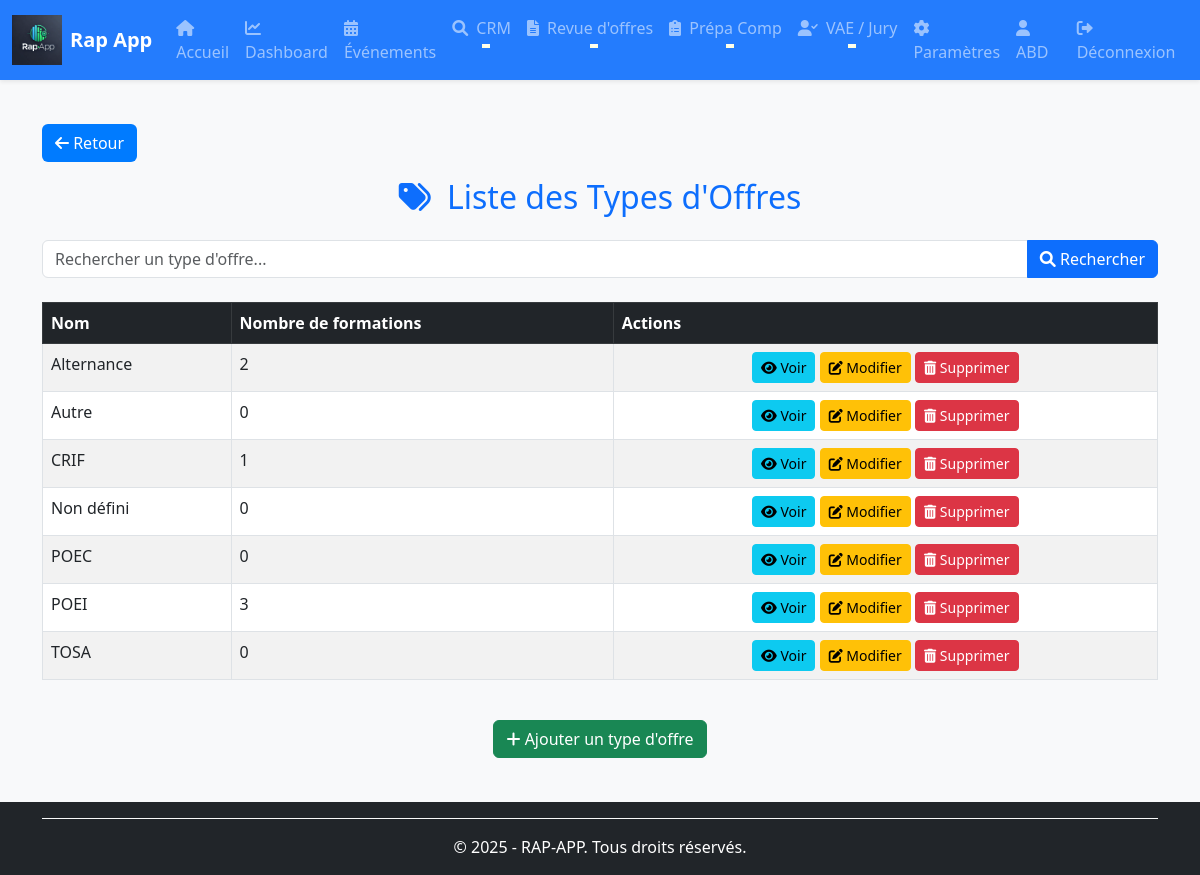
The page /types-offres/ (signed in) on the database its author committed.
### rap_app/models/types_offre.py (models this page shows, shortened)
class TypeOffre(BaseModel):
    CRIF = 'crif'
    ALTERNANCE = 'alternance'
    POEC = 'poec'
    POEI = 'poei'
    TOSA = 'tosa'
    AUTRE = 'autre'
    NON_DEFINI = 'non_defini'
    TYPE_OFFRE_CHOICES = [
        (CRIF, 'CRIF'),
        (ALTERNANCE, 'Alternance'),
        (POEC, 'POEC'),
        (POEI, 'POEI'),
        (TOSA, 'TOSA'),
        (AUTRE, 'Autre'),
        (NON_DEFINI, 'Non défini'),
    ]
    COULEURS_PAR_DEFAUT = {
        CRIF: "#4e73df",         # Bleu
        ALTERNANCE: "#1cc88a",   # Vert
        POEC: "#f6c23e",         # Jaune
        POEI: "#e74a3b",         # Rouge
        TOSA: "#6f42c1",         # Violet
        AUTRE: "#20c997",        # Turquoise
        NON_DEFINI: "#6c757d",   # Gris
    }
    nom = models.CharField(
        max_length=100,
        choices=TYPE_OFFRE_CHOICES,
        default=NON_DEFINI,
        verbose_name="Type d'offre",
        help_text="Sélectionnez le type d'offre de formation parmi les choix prédéfinis"
    )
    autre = models.CharField(
        max_length=255,
        blank=True,
        verbose_name="Autre (personnalisé)",
        help_text="Si vous avez choisi 'Autre', précisez le type d'offre personnalisé"
    )
    couleur = models.CharField(
        max_length=7,
        default='#6c757d',
        verbose_name="Couleur associée (hexadécimal)",
        help_text="Code couleur hexadécimal (ex: #FF5733) pour l'affichage visuel"
    )
    def __str__(self):
        if self.nom == self.AUTRE and self.autre:
            return self.autre
        return self.get_nom_display()
    class Meta:
        verbose_name = "Type d'offre"
        verbose_name_plural = "Types d'offres"
        ordering = ['nom']
        constraints = [
            models.UniqueConstraint(
                fields=['autre'],
                name='unique_autre_non_null',
                condition=models.Q(nom='autre', autre__isnull=False)
            )
        ]
        indexes = [
            models.Index(fields=['nom']),
            models.Index(fields=['autre']),
        ]

### rap_app/views/types_offre_views.py (the view)
# urls.py: path('types-offres/', types_offre_views.TypeOffreListView.as_view(), name='type-offre-list'),
class TypeOffreListView(BaseListView):
    model = TypeOffre
    context_object_name = 'types_offre'
    template_name = "types_offres/typeoffre_list.html"
    def get_queryset(self):
        queryset = super().get_queryset().annotate(
            nb_formations=Count('formations', distinct=True)
        )
        logger.debug(f"TypeOffreListView: Requête initiale avec {queryset.count()} types d'offre")
        q = self.request.GET.get('q')
        if q:
            queryset = queryset.filter(
                Q(nom__icontains=q) |
                Q(autre__icontains=q)
            )
            logger.debug(f"TypeOffreListView: Recherche de '{q}' avec {queryset.count()} résultats")
        return queryset.order_by('nom')
    def get_context_data(self, **kwargs):
        context = super().get_context_data(**kwargs)
        context['filters'] = {
            'q': self.request.GET.get('q', ''),
        }
        context['stats'] = {
            'total': TypeOffre.objects.count(),
            'with_formations': TypeOffre.objects.filter(formations__isnull=False).distinct().count(),
            'without_formations': TypeOffre.objects.filter(formations__isnull=True).count(),
            'custom_types': TypeOffre.objects.filter(nom=TypeOffre.AUTRE).count(),
        }
        return context

### rap_app/views/base_views.py (called while the page is built)
    def get_queryset(self):
        queryset = super().get_queryset()
        logger.debug(f"Liste {self.model.__name__} récupérée, {queryset.count()} éléments")
        return queryset

    def dispatch(self, request, *args, **kwargs):
        logger.info(f"Accès à la liste {self.model.__name__} par {request.user}")
        return super().dispatch(request, *args, **kwargs)

### rap_app/templates/types_offres/typeoffre_list.html
{% extends "base.html" %}
{% block content %}
<div class="container mt-4">
    {% include "composants/bouton_retour.html" %}
    <h2 class="text-primary text-center mb-4"><i class="fas fa-tags me-2"></i> Liste des Types d'Offres</h2>
    <form method="GET" class="mb-4">
        <div class="input-group">
            <input type="text" name="q" class="form-control" value="{{ filters.q }}" placeholder="Rechercher un type d'offre...">
            <button type="submit" class="btn btn-primary"><i class="fas fa-search"></i> Rechercher</button>
        </div>
    </form>
    <div class="table-responsive">
        <table class="table table-striped table-bordered">
            <thead class="table-dark">
                <tr>
                    <th>Nom</th>
                    <th>Nombre de formations</th>
                    <th>Actions</th>
                </tr>
            </thead>
            <tbody>
                {% for type_offre in types_offre %}
                <tr>
                    <td>{{ type_offre }}</td>
                    <td>{{ type_offre.nb_formations }}</td>
                    <td class="text-center">
                        <a href="{% url 'type-offre-detail' type_offre.id %}" class="btn btn-info btn-sm">
                            <i class="fas fa-eye"></i> Voir
                        </a>
                        <a href="{% url 'type-offre-update' type_offre.id %}" class="btn btn-warning btn-sm">
                            <i class="fas fa-edit"></i> Modifier
                        </a>
                        <a href="{% url 'type-offre-delete' type_offre.id %}" class="btn btn-danger btn-sm">
                            <i class="fas fa-trash-alt"></i> Supprimer
                        </a>
                    </td>
                </tr>
                {% empty %}
                <tr>
                    <td colspan="3" class="text-center text-muted">Aucun type d'offre trouvé.</td>
                </tr>
                {% endfor %}
            </tbody>
        </table>
    </div>
    <div class="text-center mt-4">
        <a href="{% url 'type-offre-create' %}" class="btn btn-success">
            <i class="fas fa-plus"></i> Ajouter un type d'offre
        </a>
    </div>
</div>
{% endblock %}

### rap_app/templates/composants/navbar.html (shortened to what this page needs)
{% load static %}
<nav class="navbar navbar-expand-lg navbar-dark bg-primary shadow-sm sticky-top" id="mainNavbar">
  <div class="container-fluid">
    <a class="navbar-brand d-flex align-items-center" href="{% url 'home' %}">
      <img src="{% static 'images/logo.png' %}" alt="Logo Rap App" class="navbar-logo me-2">
      <span class="fw-bold">Rap App</span>
    </a>
    <div class="collapse navbar-collapse" id="navbarNav">
      <ul class="navbar-nav me-auto mb-2 mb-lg-0">
        <li class="nav-item"><a class="nav-link" href="{% url 'home' %}"><i class="fas fa-home me-1"></i> Accueil</a></li>
        <li class="nav-item"><a class="nav-link" href="{% url 'dashboard' %}"><i class="fas fa-chart-line me-1"></i> Dashboard</a></li>
        <li class="nav-item"><a class="nav-link" href="{% url 'evenement-list' %}"><i class="fas fa-calendar-alt me-1"></i> Événements</a></li>
        <li class="nav-item dropdown">
          <a class="nav-link dropdown-toggle" href="#" id="prospectionDropdown" role="button" data-bs-toggle="dropdown" aria-expanded="false">
            <i class="fas fa-search me-1"></i> CRM
          </a>
        </li>
        <li class="nav-item dropdown">
          <a class="nav-link dropdown-toggle" href="#" id="revueOffresDropdown" role="button" data-bs-toggle="dropdown" aria-expanded="false">
            <i class="fas fa-file-alt me-1"></i> Revue d'offres
          </a>
        </li>
      <li class="nav-item dropdown">
        <a class="nav-link dropdown-toggle" href="#" id="prepaDropdown" role="button" data-bs-toggle="dropdown" aria-expanded="false">
          <i class="fas fa-clipboard-list me-1"></i> Prépa Comp
        </a>
      </li>
      <li class="nav-item dropdown">
        <a class="nav-link dropdown-toggle" href="#" id="vaeJuryDropdown" role="button" data-bs-toggle="dropdown" aria-expanded="false">
          <i class="fas fa-user-check me-1"></i> VAE / Jury
        </a>
      </li>
        <li class="nav-item"><a class="nav-link" href="{% url 'parametres' %}"><i class="fas fa-cog me-1"></i> Paramètres</a></li>
      </ul>
      <ul class="navbar-nav ms-auto mb-2 mb-lg-0">
        {% if user.is_authenticated %}
          <li class="nav-item">
            <a class="nav-link" href="{% url 'user-profile' %}"><i class="fas fa-user me-1"></i> {{ user.username }}</a>
          </li>
          <li class="nav-item">
            <a class="nav-link" href="{% url 'logout' %}"><i class="fas fa-sign-out-alt me-1"></i> Déconnexion</a>
          </li>
        {% else %}
          <li class="nav-item">
            <a class="nav-link" href="{% url 'login' %}"><i class="fas fa-sign-in-alt me-1"></i> Connexion</a>
          </li>
        {% endif %}
      </ul>
    </div>
  </div>
</nav>

### rap_app/templates/base.html (style rules this page uses)
:root { --primary-color: #007bff; --primary-hover-color: #0056b3; --navbar-height: 80px; --background-color: #f8f9fa; }
body { background-color: var(--background-color); display: flex; flex-direction: column; min-height: 100vh; }
.navbar { position: fixed; top: 0; left: 0; right: 0; z-index: 101; height: var(--navbar-height); }
.navbar-logo { height: 60px; width: auto; max-height: 100%; }

### rap_app/templates/composants/navbar.html (style rules this page uses)
.navbar-logo { height: 50px; width: auto; max-height: 100%; }
.navbar { min-height: 80px; transition: background-color 0.3s ease-in-out, box-shadow 0.3s ease-in-out; background-color: rgba(13, 110, 253, 0.9) !important; }
.navbar .nav-link { font-weight: 500; transition: color 0.2s, transform 0.2s; position: relative; }
.navbar .nav-link::after { content: ''; position: absolute; width: 0; height: 2px; background: #ffd; bottom: 0; left: 50%; transform: translateX(-50%); transition: width 0.3s ease; }

### rows shown on the page
TypeOffre: nom "Alternance", nb_formations "2"
TypeOffre: nom+autre "Autre", nb_formations "0"
TypeOffre: nom "CRIF", nb_formations "1"
TypeOffre: nom "Non défini", nb_formations "0"
TypeOffre: nom "POEC", nb_formations "0"
TypeOffre: nom "POEI", nb_formations "3"
TypeOffre: nom "TOSA", nb_formations "0"

### other values the page prints
{{ user.username }} "ABD"
